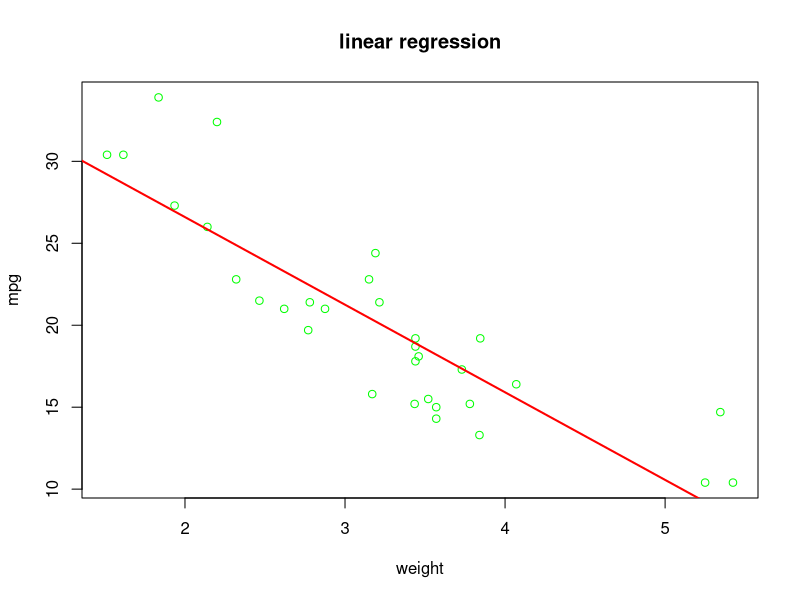

Generate this figure with R:
#12a
data("mtcars")
model <- lm(mpg ~ wt,data=mtcars)
summary(model)
plot(mpg~wt,data = mtcars,main="linear regression",xlab="weight",ylab="mpg",col="green")# this is for own data ploting
abline(model,col="red",lwd=2)# ploting the best fit line for perdicted data

#12b
names <- letters[1:10]
ages <- c(20,22,23,21,20,19,22,24,22,21)
salary <- c(22.2,34.9,44,40,35,32,33,22,25,30)
emp <- data.frame(names,ages,salary,stringsAsFactors = FALSE)
emp
print('using rbind')
n_row <- c("z",22,31)
empr_r  <- rbind(emp,n_row) 
empr_r
print('using cbind')
gender<- c('m','m','m','m','m','m','m','m','m','m')
emp_c <- cbind(emp,gender)
emp_c